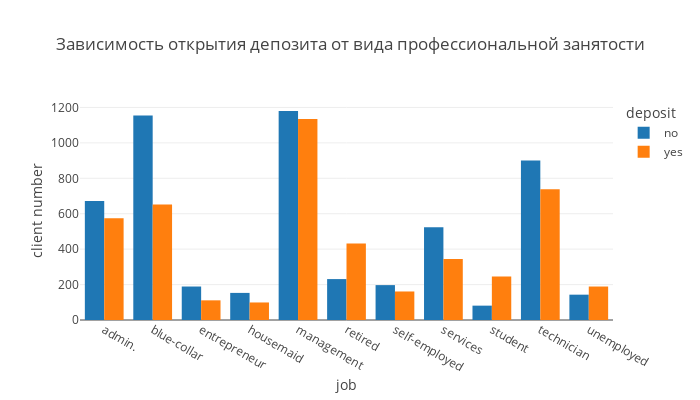

Notebook code cell kept with this figure:
### Code cell
# постройте визуализации для открывших и неоткрывших депозит в зависимости от вида профессиональной занятости
filtered_data = cleaned_df.groupby(['job', 'deposit'], as_index=False)[['balance']].count()
filtered_data = filtered_data.rename(columns={"balance": "client number"})

barchart = px.bar(
    data_frame=filtered_data,
    x="job",
    y="client number",
    color="deposit",
    orientation="v",
    barmode='group',
    title='Зависимость открытия депозита от вида профессиональной занятости',
    width=700,
    height=400,
    template='none'
)

barchart.show()

### Figure 1 — Plotly figure (JSON) as saved in the notebook; plotly's stock layout.template omitted (floating-point values rounded to 4 significant figures)
{"data": [{"alignmentgroup": "True", "hovertemplate": "deposit=no<br>job=%{x}<br>client number=%{y}<extra></extra>", "legendgroup": "no", "marker": {"color": "#1F77B4", "pattern": {"shape": ""}}, "name": "no", "offsetgroup": "no", "orientation": "v", "showlegend": true, "textposition": "auto", "type": "bar", "x": ["admin.", "blue-collar", "entrepreneur", "housemaid", "management", "retired", "self-employed", "services", "student", "technician", "unemployed"], "xaxis": "x", "y": [672, 1155, 189, 153, 1180, 231, 197, 523, 81, 900, 143], "yaxis": "y"}, {"alignmentgroup": "True", "hovertemplate": "deposit=yes<br>job=%{x}<br>client number=%{y}<extra></extra>", "legendgroup": "yes", "marker": {"color": "#FF7F0E", "pattern": {"shape": ""}}, "name": "yes", "offsetgroup": "yes", "orientation": "v", "showlegend": true, "textposition": "auto", "type": "bar", "x": ["admin.", "blue-collar", "entrepreneur", "housemaid", "management", "retired", "self-employed", "services", "student", "technician", "unemployed"], "xaxis": "x", "y": [574, 652, 111, 99, 1135, 432, 161, 345, 245, 738, 189], "yaxis": "y"}], "layout": {"barmode": "group", "height": 400, "legend": {"title": {"text": "deposit"}, "tracegroupgap": 0}, "title": {"text": "Зависимость открытия депозита от вида профессиональной занятости"}, "width": 700, "xaxis": {"anchor": "y", "domain": [0, 1], "title": {"text": "job"}}, "yaxis": {"anchor": "x", "domain": [0, 1], "title": {"text": "client number"}}}}
